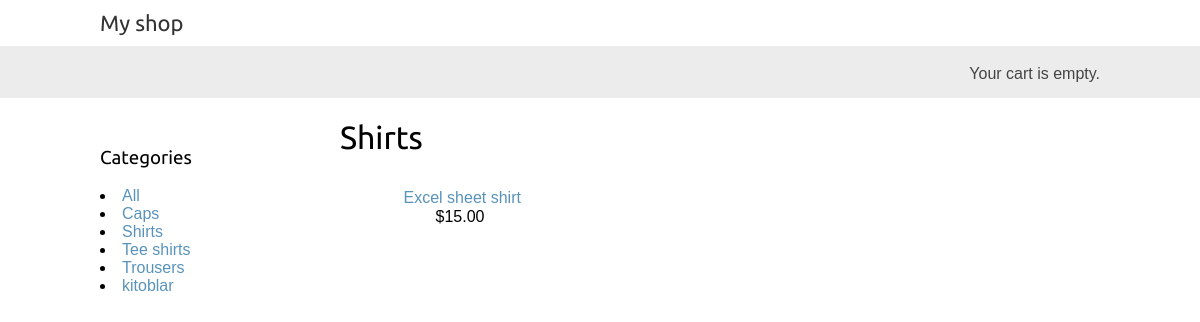
Page /shirts/ on the committed database.
### shop/models.py (models this page shows, shortened)
class Category(models.Model):
    name = models.CharField(max_length=200, db_index=True)
    slug = models.SlugField(max_length=200, unique=True)
    def get_absolute_url(self):
        return reverse('shop:product_list_by_category', args=[self.slug])
    class Meta:
        ordering = ('name',)
        verbose_name = 'category'
        verbose_name_plural = 'categories'

class Product(models.Model):
    category = models.ForeignKey(Category, related_name="products", on_delete=models.CASCADE)
    name = models.CharField(max_length=200, db_index=True)
    slug = models.SlugField(max_length=200, db_index=True)
    image = models.ImageField(upload_to='products/%Y/%m/%d', blank=True)
    description = models.TextField(blank=True)
    price = models.DecimalField(max_digits=12, decimal_places=2)
    available = models.BooleanField(default=True)
    created = models.DateTimeField(auto_now_add=True)
    updated = models.DateTimeField(auto_now=True)
    class Meta:
        ordering = ('name',)
        index_together = (('id', 'slug'),)
    def get_absolute_url(self):
        return reverse('shop:product_detail', args=[self.pk, self.slug])

### shop/views.py (the view)
# urls.py: path('', views.product_list, name='product_list'),
def product_list(request, category_slug=None):
    category = None
    categories = Category.objects.all()
    products = Product.objects.filter(available=True)
    if category_slug:
        category = get_object_or_404(Category, slug=category_slug)
        products = products.filter(category=category)
    return render(request, 'shop/product/list.html',
                  {'categories': categories,
                   'category': category,
                   'products': products})

### cart/cart.py (called while the page is built)
    def __len__(self):
        return sum(item['quantity'] for item in self.cart.values())

### cart/context_processors.py (called while the page is built)
def cart(request):
    return {'cart': Cart(request)}

### shop/templates/shop/product/list.html (shortened to what this page needs)
{% extends 'shop/base.html' %}
{% load static %}
{% block content %}
    <div id="sidebar">
        <h3>Categories</h3>
        <ul->
            <li {% if not category %} class="selected"{% endif %}>
                <a href="{% url 'shop:product_list' %}">All</a>
            </li>
            {% for item in categories %}
            <li {% if category.slug == item.slug %} class="selected" {% endif %}>
                <a href="{{ item.get_absolute_url }}">{{ item.name }}</a>
            </li>
            {% endfor %}
        </ul->
    </div>
    <div id="main" class="product-list">
        <h1>{% if category %}{{ category.name }}{% else %}Products{% endif %}</h1>
        {% for product in products %}
            <div class="item">
                <a href="{{ product.get_absolute_url }}">
                </a>
                <a href="{{ product.get_absolute_url }}">{{ product.name }}</a>
                <br>
                ${{ product.price }}
            </div>
        {% endfor %}
    </div>
{% endblock %}

### shop/static/css/base.css (style rules this page uses)
body { margin:0; padding:0; font-family:helvetica, sans-serif; }
h1, h2, h3, h4, h5 , h6 { font-family: 'Ubuntu', sans-serif; font-weight:normal; }
a { text-decoration:none; color:#5993bb; }
#sidebar { width:220px; padding:30px 20px 0 0; float:left; }
#main { float:left; width: 96%; margin-right:-220px; overflow:hidden; }
.product-list .item { width:25%; padding:10px 20px 10px 0; float:left; text-align:center; line-height:1.2; }

### rows in the picture
Category: name "Caps"
Category: name "Shirts"
Category: name "Tee shirts"
Category: name "Trousers"
Category: name "kitoblar"
Product: name "Excel sheet shirt", price "15.00"
